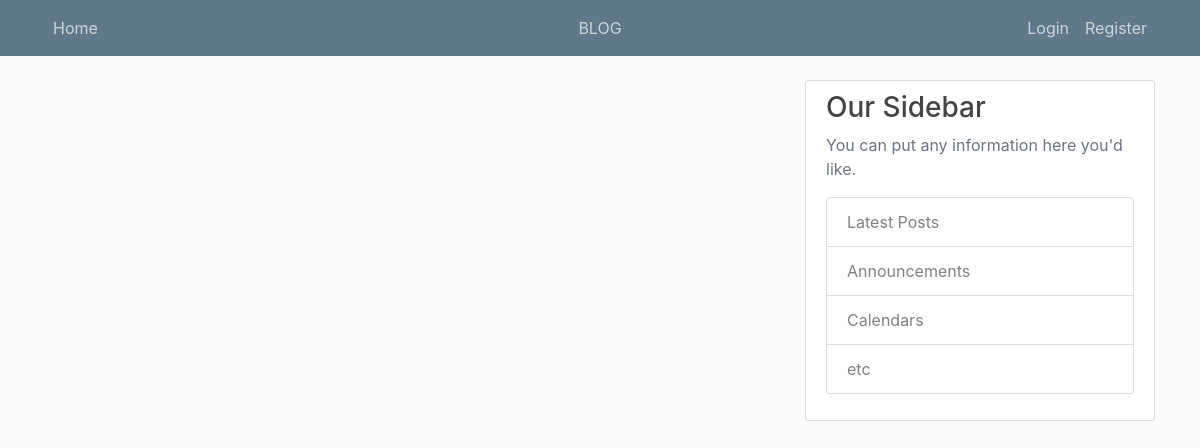
Page /blog/ on the earlier database version.
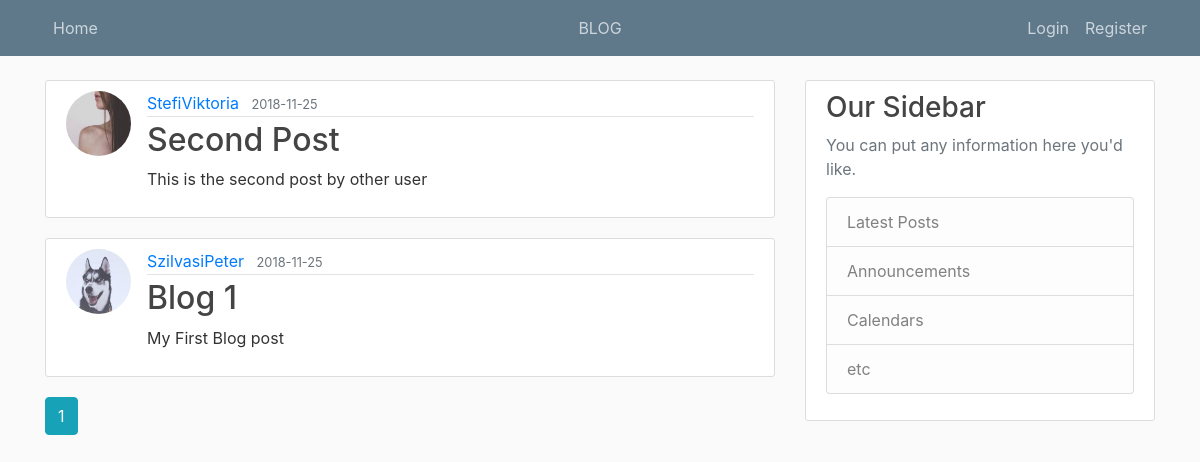
Same page on the later database version.
### app/models.py (models this page shows, shortened)
class Post(db.Model):
	id = db.Column(db.Integer, primary_key=True)
	title = db.Column(db.String(100), nullable=False)
	date_posted = db.Column(db.DateTime, nullable=False, default=datetime.utcnow)
	content = db.Column(db.Text, nullable=False)
	user_id = db.Column(db.Integer, db.ForeignKey('user.id'), nullable=False)

class User(db.Model, UserMixin):
	id = db.Column(db.Integer, primary_key=True)
	username = db.Column(db.String(20), unique=True, nullable=False)
	email = db.Column(db.String(120), unique=True, nullable=False)
	image_file = db.Column(db.String(20), nullable=False, default='default.jpg')
	password = db.Column(db.String(60), nullable=False)
	posts = db.relationship('Post', backref='author', lazy=True)

### app/posts/routes.py (the view)
@posts.route('/blog/')
def blog():
	page = request.args.get('page', 1, type=int)
	posts = Post.query.order_by(Post.date_posted.desc()).paginate(page=page, per_page=8)
	return render_template('blog.html', posts=posts)

### app/templates/blog.html
{% extends "layout.html" %}
{% block content %}
	{% for post in posts.items %}
		<article class="media content-section">
          <img class="rounded-circle article-img" src="{{ url_for('static', filename='profile_pics/' + post.author.image_file) }}">
          <div class="media-body">
            <div class="article-metadata">
              <a class="mr-2" href="{{ url_for('users.user_posts', username=post.author.username) }}">{{ post.author.username }}</a>
              <small class="text-muted">{{ post.date_posted.strftime('%Y-%m-%d') }}</small>
            </div>
            <h2><a class="article-title" href="{{ url_for('posts.post', post_id=post.id) }}">{{ post.title }}</a></h2>
            <p class="article-content">{{ post.content }}</p>
          </div>
		</article>
	{% endfor %}
	{% for page_num in posts.iter_pages(left_edge=1, right_edge=1, left_current=1, right_current=2) %}
		{% if page_num %}
			{% if posts.page == page_num %}
				<a class="btn btn-info mb-4" href="{{ url_for('posts.blog', page=page_num) }}">{{ page_num }}</a>
			{% else %}
				<a class="btn btn-outline-info mb-4" href="{{ url_for('posts.blog', page=page_num) }}">{{ page_num }}</a>
			{% endif %}
		{% else %}
			...
		{% endif %}
	{% endfor %}
{% endblock content %}

Differences in the rows shown:
added Post: image_file (picture), author.username "StefiViktoria", date_posted "2018-11-25", title "Second Post", content "This is the second post by other user"
added Post: image_file (picture), author.username "SzilvasiPeter", date_posted "2018-11-25", title "Blog 1", content "My First Blog post"
Other differences:
new list line: "1"
